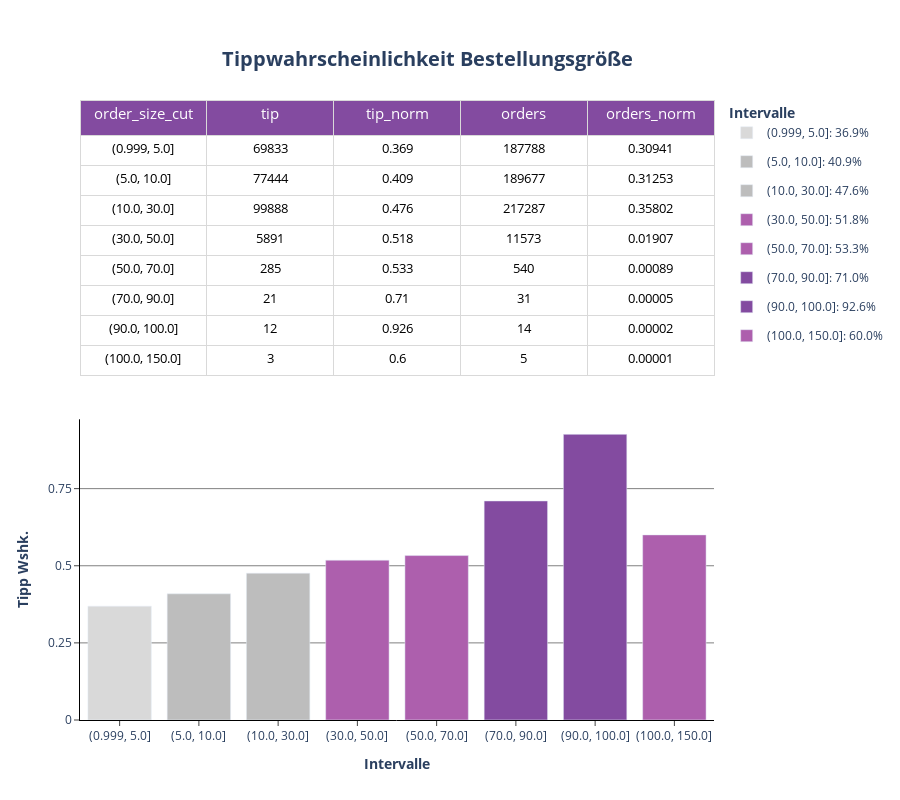

The code cell stored with this chart in its notebook:
### Code cell
# Plot P3: Order_size

fig = make_subplots(cols= 1, rows=2, specs= [[dict(type= "table")], [dict(type= "bar")]], vertical_spacing= 0.03)

fig.add_trace(
  go.Table(
    columnorder= [1, 2, 3, 4, 5],
    columnwidth= [1, 1, 1, 1, 1],
    header=dict(
        values= list(df_2_cut.columns),
        fill_color= px.colors.sequential.Purpor[5],
        line_color= px.colors.sequential.Greys[2],
        font= dict(color= "white", size=15),
        height= 35
        ),
    cells=dict(
        values= df_2_cut.T.values,
        fill_color= "white",
        line_color= px.colors.sequential.Greys[2],
        font= dict(color= "black", size=13),
        align= "center",
        height= 30
        )
    ),
    col= 1,
    row= 1
)


for interval in df_2_cut.order_size_cut.unique():

 if df_2_cut.loc[df_2_cut.order_size_cut == interval].tip_norm.values >= 0.7:
  color = px.colors.sequential.Purpor[5]

  fig.add_trace(
   go.Bar(
    x= df_2_cut.loc[df_2_cut.order_size_cut == interval].order_size_cut.values,
    y= df_2_cut.loc[df_2_cut.order_size_cut == interval].tip_norm.values,
    name= f"{interval}: {(df_2_cut.loc[df_2_cut.order_size_cut == interval].tip_norm.values[0] * 100).round(2)}%",
    showlegend= True,
    marker= dict(color= color),
    width= 0.8,
    legendgroup= f"{interval}",
    hovertemplate = f"<b>{interval}</b><br><br>" +
        "Tipp: %{y:.0%}<br>" +
        "<extra></extra>",
   ),
  )

 elif 0.5 < df_2_cut.loc[df_2_cut.order_size_cut == interval].tip_norm.values < 0.7:
  color = px.colors.sequential.Purpor[4]

  fig.add_trace(
   go.Bar(
    x= df_2_cut.loc[df_2_cut.order_size_cut == interval].order_size_cut.values,
    y= df_2_cut.loc[df_2_cut.order_size_cut == interval].tip_norm.values,
    name= f"{interval}: {(df_2_cut.loc[df_2_cut.order_size_cut == interval].tip_norm.values[0] * 100).round(2)}%",
    showlegend= True,
    marker= dict(color= color),
    width= 0.8,
    legendgroup= f"{interval}",
    hovertemplate = f"<b>{interval}</b><br><br>" +
        "Tipp: %{y:.0%}<br>" +
        "<extra></extra>",
   ),
  )


 elif 0.4 < df_2_cut.loc[df_2_cut.order_size_cut == interval].tip_norm.values < 0.5:
  color = px.colors.sequential.Greys[3]

  fig.add_trace(
   go.Bar(
    x= df_2_cut.loc[df_2_cut.order_size_cut == interval].order_size_cut.values,
    y= df_2_cut.loc[df_2_cut.order_size_cut == interval].tip_norm.values,
    name= f"{interval}: {(df_2_cut.loc[df_2_cut.order_size_cut == interval].tip_norm.values[0] * 100).round(2)}%",
    showlegend= True,
    marker= dict(color= color),
    width= 0.8,
    legendgroup= f"{interval}",
    hovertemplate = f"<b>{interval}</b><br><br>" +
        "Tipp: %{y:.0%}<br>" +
        "<extra></extra>",
   ),
  )
 else:
  color = px.colors.sequential.Greys[2]

  fig.add_trace(
   go.Bar(
    x= df_2_cut.loc[df_2_cut.order_size_cut == interval].order_size_cut.values,
    y= df_2_cut.loc[df_2_cut.order_size_cut == interval].tip_norm.values,
    name= f"{interval}: {(df_2_cut.loc[df_2_cut.order_size_cut == interval].tip_norm.values[0] * 100).round(2)}%",
    showlegend= True,
    marker= dict(color= color),
    width= 0.8,
    legendgroup= f"{interval}",
    hovertemplate = f"<b>{interval}</b><br><br>" +
        "Tipp: %{y:.0%}<br>" +
        "<extra></extra>",
   ),
  )


fig.update_layout(title= dict(text= "<b>Tippwahrscheinlichkeit Bestellungsgröße</b>", font_size= 20, xanchor= "center", yanchor= "top", y=0.935, x=0.475), legend_title_text = "<b>Intervalle</b>", height= 800)
fig.update_xaxes(title_text="<b>Intervalle</b>", ticks= "outside", col= 1, row= 2, showline= True)
fig.update_yaxes(title_text="<b>Tipp Wshk.</b>", ticks= "outside", showgrid= True, gridcolor= "grey", col= 1, row= 2, showline= True, tickvals= [0, 0.25, 0.5, 0.75])
fig.update_layout(plot_bgcolor= "white", xaxis= dict(linecolor= "black"), yaxis= dict(linecolor= "black"))

fig.show()

### Figure 1 — Plotly figure (JSON) as saved in the notebook; plotly's stock layout.template omitted (floating-point values rounded to 4 significant figures)
{"data": [{"cells": {"align": "center", "fill": {"color": "white"}, "font": {"color": "black", "size": 13}, "height": 30, "line": {"color": "rgb(217,217,217)"}, "values": [["(0.999, 5.0]", "(5.0, 10.0]", "(10.0, 30.0]", "(30.0, 50.0]", "(50.0, 70.0]", "(70.0, 90.0]", "(90.0, 100.0]", "(100.0, 150.0]"], [69833, 77444, 99888, 5891, 285, 21, 12, 3], [0.369, 0.409, 0.476, 0.518, 0.533, 0.71, 0.926, 0.6], [187788, 189677, 217287, 11573, 540, 31, 14, 5], [0.3094, 0.3125, 0.358, 0.01907, 0.00089, 5e-05, 2e-05, 1e-05]]}, "columnorder": [1, 2, 3, 4, 5], "columnwidth": [1, 1, 1, 1, 1], "domain": {"x": [0, 1], "y": [0.515, 1]}, "header": {"fill": {"color": "rgb(131, 75, 160)"}, "font": {"color": "white", "size": 15}, "height": 35, "line": {"color": "rgb(217,217,217)"}, "values": ["order_size_cut", "tip", "tip_norm", "orders", "orders_norm"]}, "type": "table"}, {"hovertemplate": "<b>(0.999, 5.0]</b><br><br>Tipp: %{y:.0%}<br><extra></extra>", "legendgroup": "(0.999, 5.0]", "marker": {"color": "rgb(217,217,217)"}, "name": "(0.999, 5.0]: 36.9%", "showlegend": true, "type": "bar", "width": 0.8, "x": ["(0.999, 5.0]"], "y": [0.369]}, {"hovertemplate": "<b>(5.0, 10.0]</b><br><br>Tipp: %{y:.0%}<br><extra></extra>", "legendgroup": "(5.0, 10.0]", "marker": {"color": "rgb(189,189,189)"}, "name": "(5.0, 10.0]: 40.9%", "showlegend": true, "type": "bar", "width": 0.8, "x": ["(5.0, 10.0]"], "y": [0.409]}, {"hovertemplate": "<b>(10.0, 30.0]</b><br><br>Tipp: %{y:.0%}<br><extra></extra>", "legendgroup": "(10.0, 30.0]", "marker": {"color": "rgb(189,189,189)"}, "name": "(10.0, 30.0]: 47.6%", "showlegend": true, "type": "bar", "width": 0.8, "x": ["(10.0, 30.0]"], "y": [0.476]}, {"hovertemplate": "<b>(30.0, 50.0]</b><br><br>Tipp: %{y:.0%}<br><extra></extra>", "legendgroup": "(30.0, 50.0]", "marker": {"color": "rgb(173, 95, 173)"}, "name": "(30.0, 50.0]: 51.8%", "showlegend": true, "type": "bar", "width": 0.8, "x": ["(30.0, 50.0]"], "y": [0.518]}, {"hovertemplate": "<b>(50.0, 70.0]</b><br><br>Tipp: %{y:.0%}<br><extra></extra>", "legendgroup": "(50.0, 70.0]", "marker": {"color": "rgb(173, 95, 173)"}, "name": "(50.0, 70.0]: 53.3%", "showlegend": true, "type": "bar", "width": 0.8, "x": ["(50.0, 70.0]"], "y": [0.533]}, {"hovertemplate": "<b>(70.0, 90.0]</b><br><br>Tipp: %{y:.0%}<br><extra></extra>", "legendgroup": "(70.0, 90.0]", "marker": {"color": "rgb(131, 75, 160)"}, "name": "(70.0, 90.0]: 71.0%", "showlegend": true, "type": "bar", "width": 0.8, "x": ["(70.0, 90.0]"], "y": [0.71]}, {"hovertemplate": "<b>(90.0, 100.0]</b><br><br>Tipp: %{y:.0%}<br><extra></extra>", "legendgroup": "(90.0, 100.0]", "marker": {"color": "rgb(131, 75, 160)"}, "name": "(90.0, 100.0]: 92.6%", "showlegend": true, "type": "bar", "width": 0.8, "x": ["(90.0, 100.0]"], "y": [0.926]}, {"hovertemplate": "<b>(100.0, 150.0]</b><br><br>Tipp: %{y:.0%}<br><extra></extra>", "legendgroup": "(100.0, 150.0]", "marker": {"color": "rgb(173, 95, 173)"}, "name": "(100.0, 150.0]: 60.0%", "showlegend": true, "type": "bar", "width": 0.8, "x": ["(100.0, 150.0]"], "y": [0.6]}], "layout": {"height": 800, "legend": {"title": {"text": "<b>Intervalle</b>"}}, "plot_bgcolor": "white", "title": {"font": {"size": 20}, "text": "<b>Tippwahrscheinlichkeit Bestellungsgröße</b>", "x": 0.475, "xanchor": "center", "y": 0.935, "yanchor": "top"}, "xaxis": {"anchor": "y", "domain": [0, 1], "linecolor": "black", "showline": true, "ticks": "outside", "title": {"text": "<b>Intervalle</b>"}}, "yaxis": {"anchor": "x", "domain": [0, 0.485], "gridcolor": "grey", "linecolor": "black", "showgrid": true, "showline": true, "ticks": "outside", "tickvals": [0, 0.25, 0.5, 0.75], "title": {"text": "<b>Tipp Wshk.</b>"}}}}
